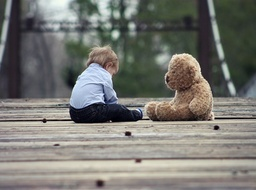
#> input picture opencv_geometry/baby.jpg, 256 x 190 px, shrunk from 640 x 476 before the run
$ python rotation.py
#> lines starting #> are read from the running program, lines starting #| are printed output that depends on the picture
### opencv_geometry/bilinear.py
import cv2
import numpy as np

# [9 lines left out: function scaling_nearest, not called in this run]

def bilinear_value(img, pt): # 단일 화소에 대한 양선형 보간
    x, y = np.int32(pt)
    if x >= img.shape[1]-1: x = x -1
    if y >= img.shape[0]-1: y = y - 1

    P1, P4, P2, P3 = np.float32(img[y:y+2,x:x+2].flatten())
    # [5 lines of commented-out code are left out]

    alpha, beta = pt[1] - y,  pt[0] - x   # 거리 비율
    M1 = P1 + alpha * (P2 - P1)  # 1차 보간
    M2 = P4 + alpha * (P3 - P4)
    P  = M1 + beta  * (M2 - M1)  # 2차 보간
    return  np.clip(P, 0, 255)   # 화소값 saturation(0 ~ 255 사이로)후 반환

# [6 lines left out: function scaling_bilinear, not called in this run]

# [16 lines that do not run on import are left out]

### opencv_geometry/translation.py
import cv2
import numpy as np

def contain(p, shape): # 좌표(y,x)가 범위 안에 있는지 검사
    return 0 <= p[0] < shape[0] and 0 <= p[1] < shape[1]

# [8 lines left out: function translate, not called in this run]

# [11 lines that do not run on import are left out]

### opencv_geometry/rotation.py
import cv2
import numpy as np

from bilinear import bilinear_value
  # 양선형보간 (bilinear.py에서 if __name__ == '__main__')
from translation import contain
  # 사각형으로 범위 확인 함수 (translation.py에서 if __name__ == '__main__')

def rotate(img, degree):
    dst = np.zeros(img.shape[:2], img.dtype) # 출력 영상 생성
    radian = (degree/180) * np.pi   # 회전 각도 - 라디언
    sin, cos = np.sin(radian), np.cos(radian)  # 사인, 코사인 값 미리 계산

    for i in range(img.shape[0]):  # 출력 영상 순회 - 역방향 사상
        for j in range(img.shape[1]):
            y = -j * sin + i * cos
            x =  j * cos + i * sin  # 회전 변환 수식
            if contain((y, x), img.shape):  # 입력 영상의 범위이면 화소 이동
                dst[i, j] = bilinear_value(img, [x, y])  # 화소값 양선형 보간
    return dst

def rotate_pt(img, degree, pt):  # 원점이 아닌 pt 기준으로 회전
    dst = np.zeros(img.shape[:2], img.dtype)
    radian = (degree/180) * np.pi
    sin, cos = np.sin(radian), np.cos(radian)

    for i in range(img.shape[0]):
        for j in range(img.shape[1]):
            jj, ii = np.subtract((j, i), pt)  # 중심좌표 평행이동
            y = -jj * sin + ii * cos
            x =  jj * cos + ii * sin  # 회전 변환 수식
            x, y = np.add((x, y), pt)
            if contain((y, x), img.shape):  # 입력 영상의 범위이면 화소 이동
                dst[i, j] = bilinear_value(img, [x, y])  # 화소값 양선형 보간
    return dst

image = cv2.imread('baby.jpg', cv2.IMREAD_GRAYSCALE)
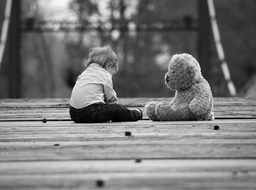
#> image: shape (190, 256); min 0, max 252, mean 119.7
if image is None: raise Exception("영상 읽기 에러")

center = np.divmod(image.shape[::-1], 2)[0] # 이미지의 중심 좌표
#> center = [128, 95]
dst1 = rotate(image, 20)   # 원점 기준 회전 변환
#> the loop in rotate, `for i in range(img.shape[0]):` made 190 passes
#> after the loop in rotate, `for i in range(img.shape[0]):`:
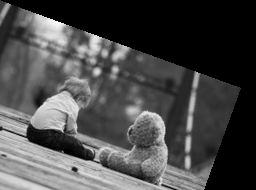
#> dst: shape (190, 256); min 0, max 247, mean 73.8
dst2 = rotate_pt(image, 20, center) # 영상 중심 기준 회전 변환
#> after the loop in rotate_pt, `for i in range(img.shape[0]):`:
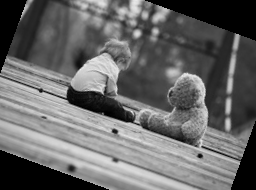
#> dst: shape (190, 256); min 0, max 236, mean 103.7

cv2.imshow("image", image)
cv2.imshow("dst1-rotated on org", dst1)
cv2.imshow("dst2-rotated on center", dst2)
cv2.waitKey(0)
